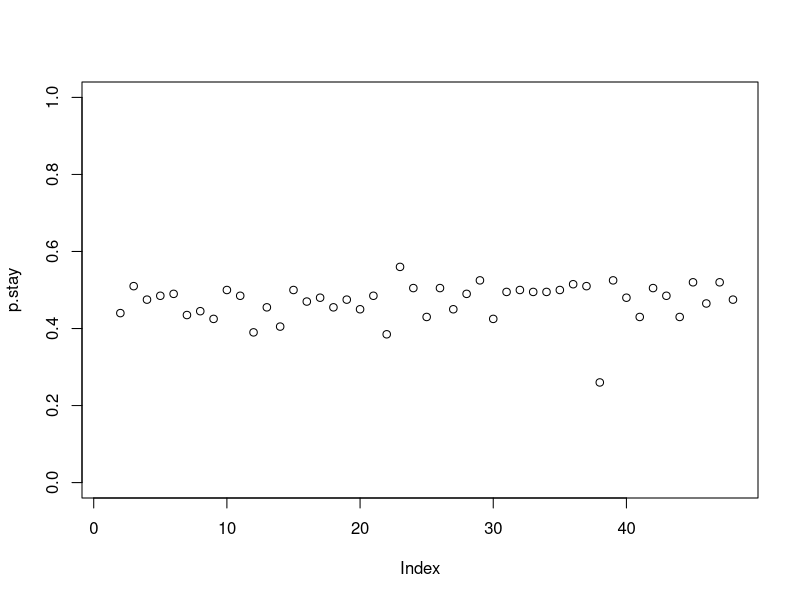

Reproduce this figure in R.
rm(list=ls())

df<- read.csv('./data/df_raw.csv')
library(dplyr)

df <-df |> filter(block_type==' test')
names(df)

df= df %>% mutate(subject            = factor(subject),
                  group              = factor(group,levels = c('control','ADHD'),labels =c("control","ADHD")),
                  stay               = (chosen == lag(chosen))*1, 
                  reward             = factor(reward, levels = c(0,1), labels = c('unrewarded','rewarded')),
                  reward_oneback     = lag(reward),
                  reward_twoback     = lag(reward,2),
                  reward_threeback   = lag(reward,3),
                  reoffer_chosen_oneback = (lag(chosen) == offer_left_image | lag(chosen) == offer_right_image ),
                  stay_key            = (choice_location == lag(choice_location))*1,
                  delta_exp_value    = abs(exp_value_chosen - exp_value_unchosen),
                  acc                = ((exp_value_chosen - exp_value_unchosen)>0)*1,
                  delay_condition    = factor(as.numeric(delay_condition),levels = c(1,7), labels = c('short','long')),
                  offer1 = offer_left_image,
                  offer2 = offer_right_image,
                  choice = chosen,
                  selected_offer = ifelse(choice==offer1,0,1)
) |>
  select(!offer_left_image,!offer_right_image,!chosen)

contrasts(df$group)
contrasts(df$reward)
contrasts(df$reward_twoback)
contrasts(df$reward_oneback)
contrasts(df$delay_condition)
unique(df$delay_condition)
#### mark very long or very short RTs --------

df= df %>% mutate(abort = ( rt < 0.2 | rt > 5 | is.na(rt)))
df |> summarise(mean(abort))

"we discared trial with implusiable short (<200ms) or long (>5sec) reaction times (1.62% of the trials)"

#######omit subjects with more the 90% stay for key ----------------------

df%>%
  group_by(subject)%>%
  summarise(p.stay=mean(stay_key))%>%
  with(plot(p.stay,ylim=c(0,1)))

print('no subjects were ommited, all had pstay_key<0.9')

"we discared subjects that pressed the same ket more then 90% of the trial (no subjects were ommited)"


#######omit subjects with more then 25% trials aborted due to very long, very short RTs----------------------

p.abort=df%>%group_by(subject)%>%summarise(p.abort=mean(abort))%>%mutate(above_threshold=(p.abort>.25))
sum(p.abort$above_threshold)

# subj.list=p.abort$subject[p.abort$above_threshold==0]
# df=df%>%filter(subject%in%subj.list)

"we further aimed to ommit participants that had more the 25% trials discarded due to very fast/slow RTs yet no participants reached the criteria"

#######filter ----------------------

mean(df$abort)
print('we then ommited 1.62% of trials due to fast/slow rts or first trial in the block')

df=df%>%filter(abort==0)

sum(is.na(df)) 
"all the NAs are the results of lagging in the preprocessing. See df[!complete.cases(df), ] |> View()"

"left with 9444 trials for the whole sample"



####stan columns --------
df = df %>% mutate(first_trial_in_block = (block!=lag(block,default=0))*1)

save(df, file='./data/df.rdata')
write.csv(df, file='./data/df.csv')

